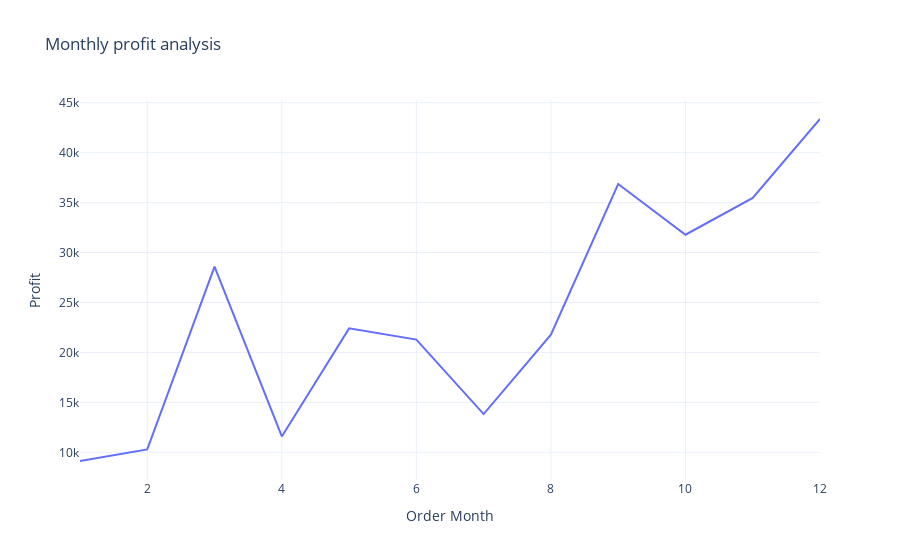

Source (notebook cell):
### Code cell
fig = px.line(profit_by_month, x='Order Month', y='Profit', title='Monthly profit analysis')
fig.show()

### Figure 1 — Plotly figure (JSON) as saved in the notebook; plotly's stock layout.template omitted (floating-point values rounded to 4 significant figures)
{"data": [{"hovertemplate": "Order Month=%{x}<br>Profit=%{y}<extra></extra>", "legendgroup": "", "line": {"color": "#636efa", "dash": "solid"}, "marker": {"symbol": "circle"}, "mode": "lines", "name": "", "orientation": "v", "showlegend": false, "type": "scatter", "x": [1, 2, 3, 4, 5, 6, 7, 8, 9, 10, 11, 12], "xaxis": "x", "y": [9134.0, 10290.0, 28590.0, 11590.0, 22410.0, 21290.0, 13830.0, 21780.0, 36860.0, 31780.0, 35470.0, 43370.0], "yaxis": "y"}], "layout": {"autosize": true, "legend": {"tracegroupgap": 0}, "title": {"text": "Monthly profit analysis"}, "xaxis": {"anchor": "y", "autorange": true, "domain": [0, 1], "range": [1, 12], "title": {"text": "Order Month"}, "type": "linear"}, "yaxis": {"anchor": "x", "autorange": true, "domain": [0, 1], "range": [7233.0, 45270.0], "title": {"text": "Profit"}, "type": "linear"}}}
